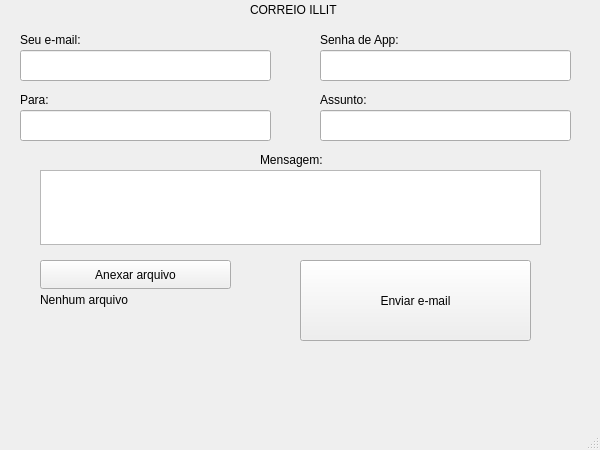
<?xml version="1.0" encoding="UTF-8"?>
<ui version="4.0">
 <class>MainWindow</class>
 <widget class="QMainWindow" name="MainWindow">
  <property name="geometry">
   <rect>
    <x>0</x>
    <y>0</y>
    <width>600</width>
    <height>450</height>
   </rect>
  </property>
  <property name="windowTitle">
   <string>Correio Illit</string>
  </property>
  <widget class="QWidget" name="centralwidget">
   <widget class="QLabel" name="label_corpo">
    <property name="geometry">
     <rect>
      <x>260</x>
      <y>150</y>
      <width>81</width>
      <height>20</height>
     </rect>
    </property>
    <property name="text">
     <string>Mensagem:</string>
    </property>
   </widget>
   <widget class="QLabel" name="label_senha">
    <property name="geometry">
     <rect>
      <x>320</x>
      <y>30</y>
      <width>101</width>
      <height>20</height>
     </rect>
    </property>
    <property name="text">
     <string>Senha de App:</string>
    </property>
   </widget>
   <widget class="QLabel" name="label_destinatario">
    <property name="geometry">
     <rect>
      <x>20</x>
      <y>90</y>
      <width>63</width>
      <height>20</height>
     </rect>
    </property>
    <property name="text">
     <string>Para:</string>
    </property>
   </widget>
   <widget class="QLabel" name="label_remetente">
    <property name="geometry">
     <rect>
      <x>20</x>
      <y>30</y>
      <width>81</width>
      <height>20</height>
     </rect>
    </property>
    <property name="text">
     <string>Seu e-mail:</string>
    </property>
   </widget>
   <widget class="QLabel" name="label_assunto">
    <property name="geometry">
     <rect>
      <x>320</x>
      <y>90</y>
      <width>63</width>
      <height>20</height>
     </rect>
    </property>
    <property name="text">
     <string>Assunto:</string>
    </property>
   </widget>
   <widget class="QLineEdit" name="txtAssunto">
    <property name="geometry">
     <rect>
      <x>320</x>
      <y>110</y>
      <width>251</width>
      <height>31</height>
     </rect>
    </property>
   </widget>
   <widget class="QLineEdit" name="txtDestinatario">
    <property name="geometry">
     <rect>
      <x>20</x>
      <y>110</y>
      <width>251</width>
      <height>31</height>
     </rect>
    </property>
   </widget>
   <widget class="QLineEdit" name="txtSenha">
    <property name="geometry">
     <rect>
      <x>320</x>
      <y>50</y>
      <width>251</width>
      <height>31</height>
     </rect>
    </property>
    <property name="echoMode">
     <enum>QLineEdit::Normal</enum>
    </property>
   </widget>
   <widget class="QLineEdit" name="txtRemetente">
    <property name="geometry">
     <rect>
      <x>20</x>
      <y>50</y>
      <width>251</width>
      <height>31</height>
     </rect>
    </property>
   </widget>
   <widget class="QTextEdit" name="txtCorpo">
    <property name="geometry">
     <rect>
      <x>40</x>
      <y>170</y>
      <width>501</width>
      <height>75</height>
     </rect>
    </property>
   </widget>
   <widget class="QPushButton" name="bntEnviar">
    <property name="geometry">
     <rect>
      <x>300</x>
      <y>260</y>
      <width>231</width>
      <height>81</height>
     </rect>
    </property>
    <property name="text">
     <string>Enviar e-mail</string>
    </property>
   </widget>
   <widget class="QLabel" name="label_titulo">
    <property name="geometry">
     <rect>
      <x>250</x>
      <y>0</y>
      <width>101</width>
      <height>20</height>
     </rect>
    </property>
    <property name="text">
     <string>CORREIO ILLIT</string>
    </property>
   </widget>
   <widget class="QPushButton" name="bntAnexo">
    <property name="geometry">
     <rect>
      <x>40</x>
      <y>260</y>
      <width>191</width>
      <height>29</height>
     </rect>
    </property>
    <property name="text">
     <string>Anexar arquivo</string>
    </property>
   </widget>
   <widget class="QLabel" name="label_anexo">
    <property name="geometry">
     <rect>
      <x>40</x>
      <y>290</y>
      <width>121</width>
      <height>20</height>
     </rect>
    </property>
    <property name="text">
     <string>Nenhum arquivo</string>
    </property>
   </widget>
   <zorder>txtCorpo</zorder>
   <zorder>txtAssunto</zorder>
   <zorder>txtDestinatario</zorder>
   <zorder>txtSenha</zorder>
   <zorder>txtRemetente</zorder>
   <zorder>label_corpo</zorder>
   <zorder>label_senha</zorder>
   <zorder>label_destinatario</zorder>
   <zorder>label_remetente</zorder>
   <zorder>label_assunto</zorder>
   <zorder>bntEnviar</zorder>
   <zorder>label_titulo</zorder>
   <zorder>bntAnexo</zorder>
   <zorder>label_anexo</zorder>
  </widget>
  <widget class="QMenuBar" name="menubar">
   <property name="geometry">
    <rect>
     <x>0</x>
     <y>0</y>
     <width>600</width>
     <height>26</height>
    </rect>
   </property>
  </widget>
  <widget class="QStatusBar" name="statusbar"/>
 </widget>
 <resources/>
 <connections/>
</ui>
